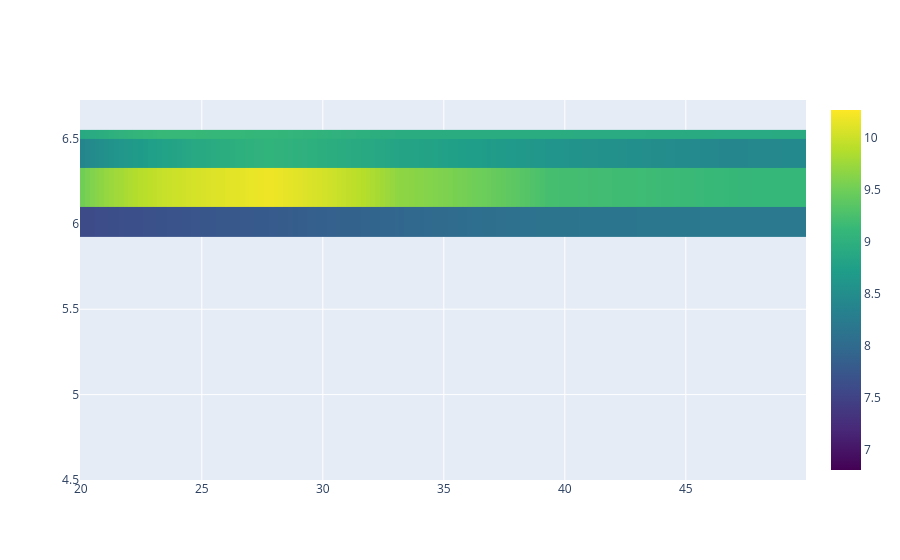
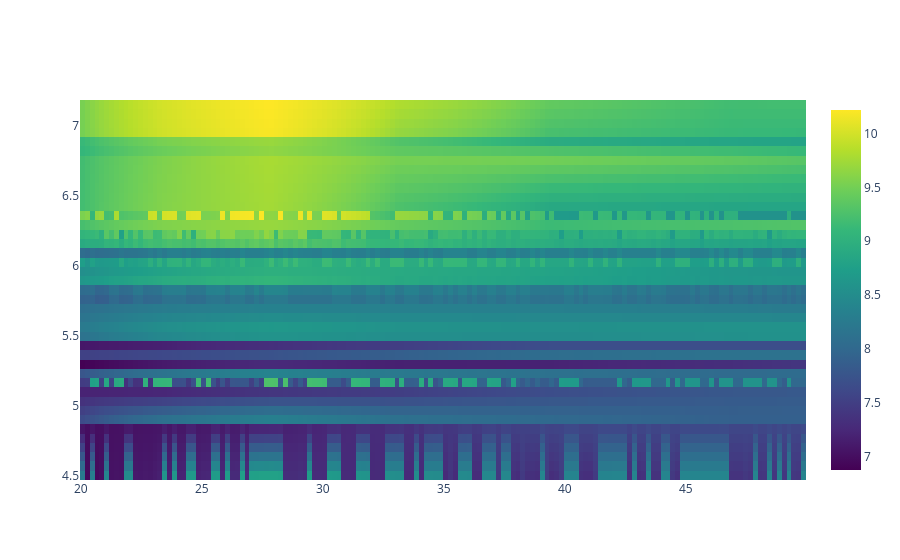

Here is the notebook cell these charts were saved with, in order:
### Code cell
x=df.loc[0,'doppler_period']      # uniform spacing
y=df['Temperature'].values
z=np.log10(np.vstack(df['doppler_global_ws'].values))

# Select corresponding elements from x and z using boolean indexing
mask = (20 < x)&(x < 50 )
x = x[mask]
z = z[:,mask]


print(x.shape)
print(y.shape)
print(z.shape)

xi, yi, zi=interpolate_to_uniform_grid(x,y,z,scale_factor_x=1,scale_factor_y=1)

fig = go.Figure(data=go.Heatmap(
    z=z, x=x, y=y, colorscale='Viridis'
))

# Show the figure
fig.show()


fig = go.Figure(data=go.Heatmap(
    z=zi, x=xi[0], y=yi[:,0], colorscale='Viridis'
))

# Show the figure
fig.show()

### Figure 1 — Plotly figure (JSON) as saved in the notebook; plotly's stock layout.template omitted (floating-point values rounded to 4 significant figures; data arrays with more than 128 entries replaced by an {"elided": "..."} marker saying what was removed)
{"data": [{"colorscale": [[0, "#440154"], [0.1111, "#482878"], [0.2222, "#3e4989"], [0.3333, "#31688e"], [0.4444, "#26828e"], [0.5556, "#1f9e89"], [0.6667, "#35b779"], [0.7778, "#6ece58"], [0.8889, "#b5de2b"], [1, "#fde725"]], "type": "heatmap", "x": {"elided": "150 float values"}, "y": [6.2, 5.5, 6.3, 7.15, 6.2, 6.05, 6.05, 6.15, 6.15, 6.05, 6.2, 6.15, 6.2, 6.35, 5.9, 6.28, 5.2, 6.35, 6.4, 6.1, 4.9, 6.8, 6.2, 6, 5.7, 6.95, 5.15, 4.5, 5.15, 6.85, 5.35, 5.1, 5.8, 5.8, 5.15, 5.3, 4.5, 4.5, 4.85, 4.5, 5.45], "z": {"elided": "41x150 float values"}}], "layout": {}}

### Figure 2 — Plotly figure (JSON) as saved in the notebook; plotly's stock layout.template omitted (floating-point values rounded to 4 significant figures; data arrays with more than 128 entries replaced by an {"elided": "..."} marker saying what was removed)
{"data": [{"colorscale": [[0, "#440154"], [0.1111, "#482878"], [0.2222, "#3e4989"], [0.3333, "#31688e"], [0.4444, "#26828e"], [0.5556, "#1f9e89"], [0.6667, "#35b779"], [0.7778, "#6ece58"], [0.8889, "#b5de2b"], [1, "#fde725"]], "type": "heatmap", "x": {"elided": "150 float values"}, "y": [4.5, 4.566, 4.633, 4.699, 4.765, 4.831, 4.897, 4.964, 5.03, 5.096, 5.162, 5.229, 5.295, 5.361, 5.428, 5.494, 5.56, 5.626, 5.692, 5.759, 5.825, 5.891, 5.957, 6.024, 6.09, 6.156, 6.223, 6.289, 6.355, 6.421, 6.487, 6.554, 6.62, 6.686, 6.752, 6.819, 6.885, 6.951, 7.018, 7.084, 7.15], "z": {"elided": "41x150 float values"}}], "layout": {}}
